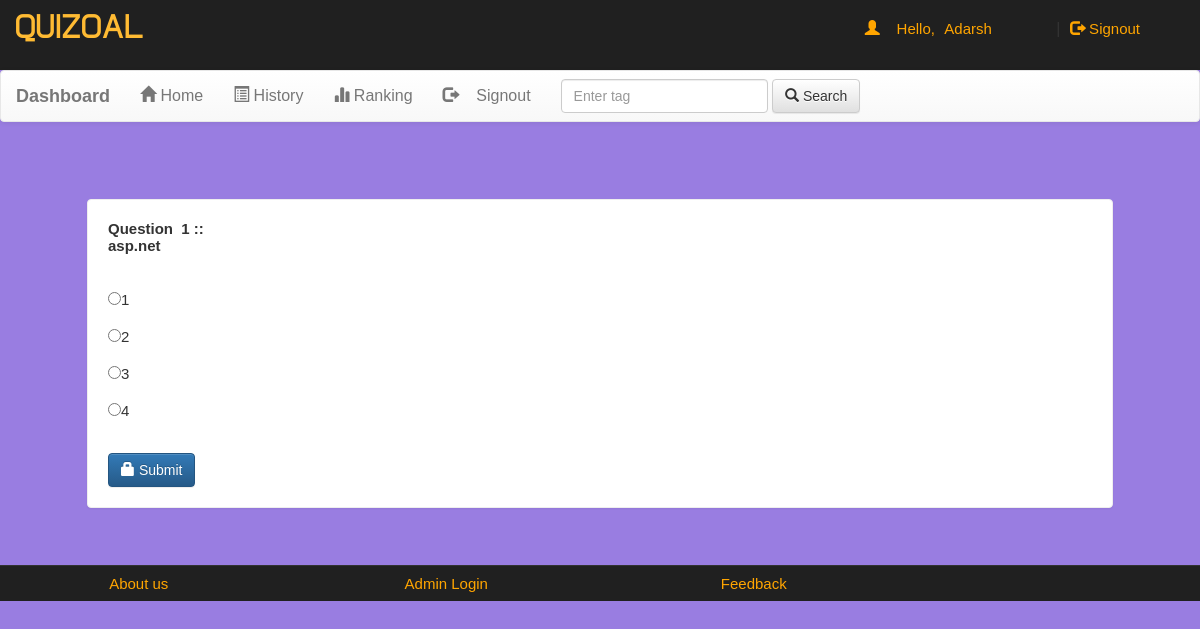
The page /account.php?q=quiz&step=2&eid=64422cd9688b8&n=1&t=1 (signed in) on the database its author committed.
### tables this page shows
CREATE TABLE `questions` (
  `eid` text NOT NULL,
  `qid` text NOT NULL,
  `qns` text NOT NULL,
  `choice` int(10) NOT NULL,
  `sn` int(11) NOT NULL
);

CREATE TABLE `options` (
  `qid` varchar(50) NOT NULL,
  `option` varchar(5000) NOT NULL,
  `optionid` text NOT NULL
);

### account.php (the view, shortened to what this page needs)
<!DOCTYPE html PUBLIC "-//W3C//DTD XHTML 1.0 Transitional//EN" "http://www.w3.org/TR/xhtml1/DTD/xhtml1-transitional.dtd">
<html xmlns="http://www.w3.org/1999/xhtml">
<head>
<link  rel="stylesheet" href="css/bootstrap.min.css"/>
 <link  rel="stylesheet" href="css/bootstrap-theme.min.css"/>
 <link rel="stylesheet" href="css/main.css">
 <link  rel="stylesheet" href="css/font.css">
</head>
<body>
<div class="header">
<div class="row">
<div class="col-lg-6">
<span class="logo">QUIZOAL</span></div>
<div class="col-md-4 col-md-offset-2">
 <?php
 include_once 'dbConnection.php';
  if(!(isset($_SESSION['email']))){
header("location:index.php");
}
else
{
$name = $_SESSION['name'];
echo '<span class="pull-right top title1" ><span class="log1"><span class="glyphicon glyphicon-user" aria-hidden="true"></span>&nbsp;&nbsp;&nbsp;&nbsp;Hello,</span> <a href="account.php?q=1" class="log log1">'.$name.'</a>&nbsp;|&nbsp;<a href="logout.php?q=account.php" class="log"><span class="glyphicon glyphicon-log-out" aria-hidden="true"></span>&nbsp;Signout</button></a></span>';
}?>
</div>
</div></div>
<div class="bg">
<nav class="navbar navbar-default title1">
  <div class="container-fluid">
    <div class="navbar-header">
      <a class="navbar-brand" href="#"><b>Dashboard</b></a>
    </div>
    <div class="collapse navbar-collapse" id="bs-example-navbar-collapse-1">
      <ul class="nav navbar-nav">
        <li <?php if(@$_GET['q']==1) echo'class="active"'; ?> ><a href="account.php?q=1"><span class="glyphicon glyphicon-home" aria-hidden="true"></span>&nbsp;Home<span class="sr-only">(current)</span></a></li>
        <li <?php if(@$_GET['q']==2) echo'class="active"'; ?>><a href="account.php?q=2"><span class="glyphicon glyphicon-list-alt" aria-hidden="true"></span>&nbsp;History</a></li>
		<li <?php if(@$_GET['q']==3) echo'class="active"'; ?>><a href="account.php?q=3"><span class="glyphicon glyphicon-stats" aria-hidden="true"></span>&nbsp;Ranking</a></li>
		<li class="pull-right"> <a href="logout.php?q=account.php"><span class="glyphicon glyphicon-log-out" aria-hidden="true"></span>&nbsp;&nbsp;&nbsp;&nbsp;Signout</a></li>
		</ul>
            <form class="navbar-form navbar-left" role="search">
        <div class="form-group">
          <input type="text" class="form-control" placeholder="Enter tag ">
        </div>
        <button type="submit" class="btn btn-default"><span class="glyphicon glyphicon-search" aria-hidden="true"></span>&nbsp;Search</button>
      </form>
      </div>
  </div>
</nav>
<div class="container">
<div class="row">
<div class="col-md-12">
<?php
if(@$_GET['q']== 'quiz' && @$_GET['step']== 2) {
$eid=@$_GET['eid'];
$sn=@$_GET['n'];
$total=@$_GET['t'];
$q=mysqli_query($con,"SELECT * FROM questions WHERE eid='$eid' AND sn='$sn' " );
echo '<div class="panel" style="margin:5%">';
while($row=mysqli_fetch_array($q) )
{
$qns=$row['qns'];
$qid=$row['qid'];
echo '<b>Question &nbsp;'.$sn.'&nbsp;::<br />'.$qns.'</b><br /><br />';
}
$q=mysqli_query($con,"SELECT * FROM options WHERE qid='$qid' " );
echo '<form action="update.php?q=quiz&step=2&eid='.$eid.'&n='.$sn.'&t='.$total.'&qid='.$qid.'" method="POST"  class="form-horizontal">
<br />';
while($row=mysqli_fetch_array($q) )
{
$option=$row['option'];
$optionid=$row['optionid'];
echo'<input type="radio" name="ans" value="'.$optionid.'">'.$option.'<br /><br />';
}
echo'<br /><button type="submit" class="btn btn-primary"><span class="glyphicon glyphicon-lock" aria-hidden="true"></span>&nbsp;Submit</button></form></div>';
}
?>
</div></div></div></div>
<div class="row footer">
<div class="col-md-3 box">
<a href="aboutus.php" target="_blank">About us</a>
</div>
<div class="col-md-3 box">
<a href="#" data-toggle="modal" data-target="#login">Admin Login</a></div>
<div class="col-md-3 box">
<a href="feedback.php" target="_blank">Feedback</a></div></div>
</body>
</html>

### css/main.css (style rules this page uses)
body { overflow-x:hidden; width:100%; font: 15px "Century Gothic", "Times Roman", sans-serif; background:#997de1; min-height:550px; background-attachment:fixed; }
.panel { border-color:#eee; margin:40px; padding:20px; font: 15px "Century Gothic", "Times Roman", sans-serif; }
.header { background:#202020; height:70px; }
.logo { font-family:'typo'; font-size:35px; color:#ffbb33; margin:15px; }
.title1 { font: 16px "Century Gothic", "Times Roman", sans-serif; }
.footer { font-size:15px; text-align:center; border-top:1px solid; border-color:#323232; background-color:#202020; }
.footer a { margin:25px; color:orange; text-decoration:none; font: 15px "Century Gothic", "Times Roman", sans-serif; }
.box { padding:9px; }
.top { margin-top:20px; }
.log1 { font: 15px 'Ubuntu', sans-serif; color:orange; margin-left:10px; }
.log { margin:10px; margin-right:60px; margin-left:5px; color:orange; text-decoration:none; font-size:20px; font-size:15px; }

### rows shown on the page
questions: qns "asp.net"
options: option "1"
options: option "2"
options: option "3"
options: option "4"

### other values the page prints
$name "Adarsh"
